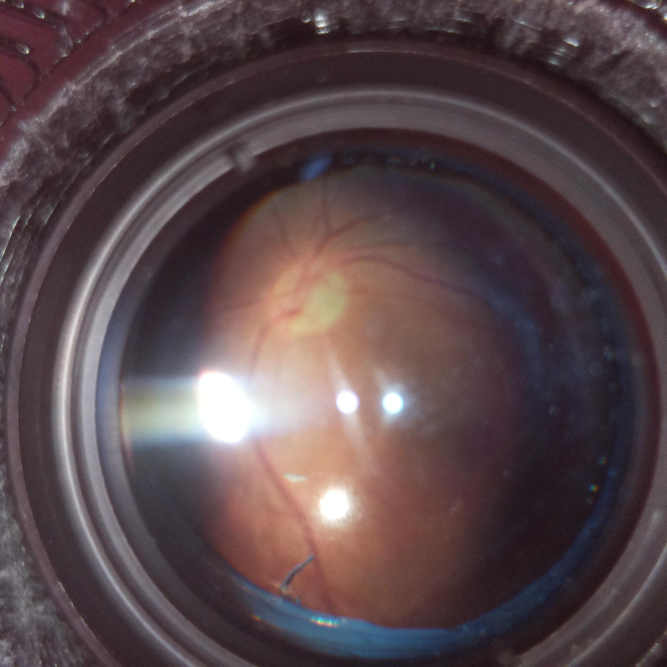
#> input picture Test1/ 11960_left.jpeg, 2000 x 2000 px (shown at 1/3 size)
$ python crop_circle.py 'Test1/ 11960_left.jpeg'
#> lines starting #> are read from the running program, lines starting #| are printed output that depends on the picture; after the words box and inside, x2 and y2 are one past the last pixel; in counts of white or black regions, pixels touching at a corner belong together
import cv2
import numpy as np
import argparse
from PIL import Image

def image_resize(image, width = None, height = None, inter = cv2.INTER_AREA):
    # initialize the dimensions of the image to be resized and
    # grab the image size
    dim = None
    (h, w) = image.shape[:2]

    # if both the width and height are None, then return the
    # original image
    if width is None and height is None:
        return image

    # check to see if the width is None
    if width is None:
        # calculate the ratio of the height and construct the
        # dimensions
        r = height / float(h)
        dim = (int(w * r), height)

    # otherwise, the height is None
    else:
        # calculate the ratio of the width and construct the
        # dimensions
        r = width / float(w)
        dim = (width, int(h * r))

    # resize the image
    resized = cv2.resize(image, dim, interpolation = inter)

    # return the resized image
    return resized

def get_circle(img):
    output = img.copy()

    gray = cv2.cvtColor(img, cv2.COLOR_BGR2GRAY)

    method = cv2.HOUGH_GRADIENT
    dp = 2
    minDist = 500
    minRadius = 200


    circles = cv2.HoughCircles(gray, method, dp, minDist, minRadius=minRadius)
    circles = np.round(circles[0, :]).astype('int')

    cropped_circle = circles[0]

    return cropped_circle

def get_cropped_image(img, cropped_circle):
    height, width, depth = img.shape
    mask = np.zeros((height, width), np.uint8)

    x, y , r = cropped_circle

    cv2.circle(mask, (x, y), r, (255, 255, 255), thickness=-1)
    masked_data = cv2.bitwise_and(img, img, mask=mask)
    _,thresh = cv2.threshold(mask, 1, 255, cv2.THRESH_BINARY)

    contours = cv2.findContours(thresh, cv2.RETR_EXTERNAL, cv2.CHAIN_APPROX_SIMPLE)
    x, y, w, h = cv2.boundingRect(contours[0])

    crop = masked_data[y:y+h, x:x+w]

    return crop

def pil_to_cv(img):
    img = img.convert('RGB')
    img = np.array(img)
    img = img[:, :, ::-1].copy()

    return img


def main():
    parser = argparse.ArgumentParser(description="Find circle within fundus image")
    parser.add_argument("image", help="Image file")

    args = parser.parse_args()
    image_file = args.image

    img = Image.open(image_file)
#> img is the input picture: PIL image 2000x2000 RGB; mean R, G, B 89.2, 72.3, 76.1
    img = pil_to_cv(img)


    img = image_resize(img, height=512)
#> in image_resize, `resized = cv2.resize(image, dim, interpolation = inter)`:
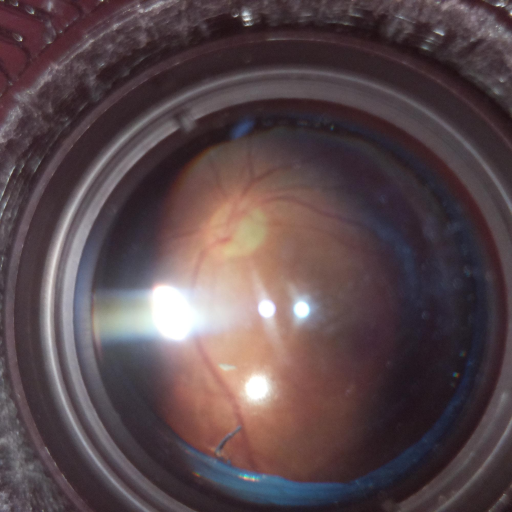
#> resized: shape (512, 512, 3); mean B, G, R 76.1, 72.3, 89.2

    circle = get_circle(img)
#> in get_circle, `gray = cv2.cvtColor(img, cv2.COLOR_BGR2GRAY)`:
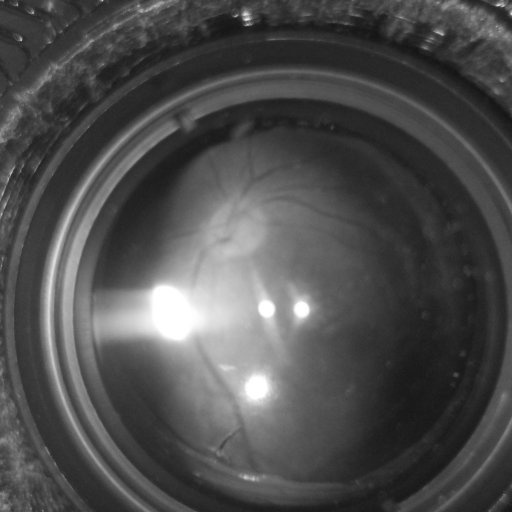
#> gray: shape (512, 512); min 20, max 255, mean 77.8
#> in get_circle, `circles = cv2.HoughCircles(gray, method, dp, minDist, minRadius=minRad..`: circles = [[291, 313, 241]]
#> in get_circle, `cropped_circle = circles[0]`: cropped_circle = [291, 313, 241]
#> circle = [291, 313, 241]
    cropped_circle = get_cropped_image(img, circle)
#> in get_cropped_image, `x, y , r = cropped_circle`: x = 291; y = 313; r = 241
#> in get_cropped_image, `cv2.circle(mask, (x, y), r, (255, 255, 255), thickness=-1)`:
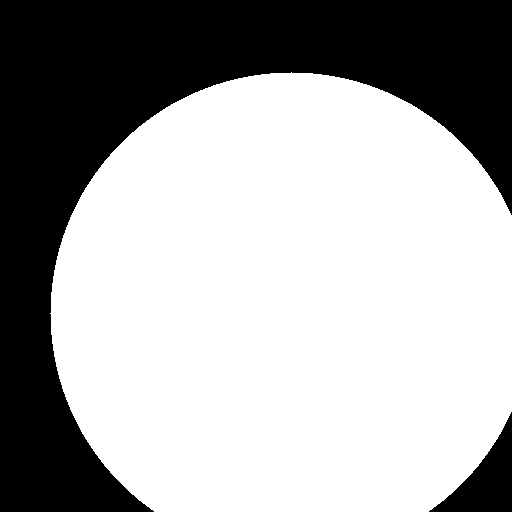
#> mask: shape (512, 512); 65.6% white; 2 black regions
#> in get_cropped_image, `masked_data = cv2.bitwise_and(img, img, mask=mask)`:
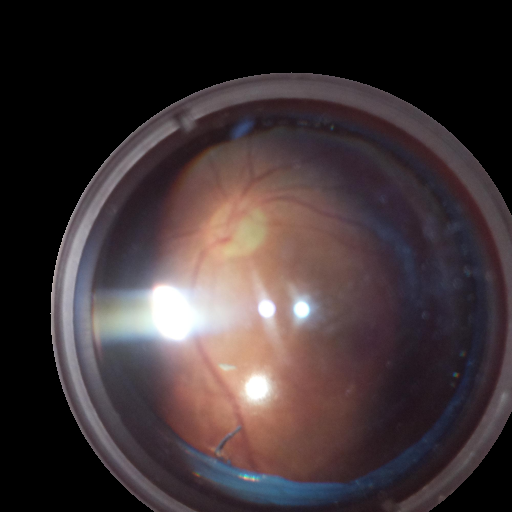
#> masked_data: shape (512, 512, 3); mean B, G, R 53.9, 52.1, 63.6
#> in get_cropped_image, `contours = cv2.findContours(thresh, cv2.RETR_EXTERNAL, cv2.CHAIN_APPRO..`: contours = 1 contour; box (x1, y1, x2, y2) and area: (50, 72, 512, 512) 171156


    cv2.imshow("cropped", cropped_circle)
    cv2.waitKey(0)
    cv2.destroyAllWindows()

    # [10 lines of commented-out code are left out]


if __name__ == "__main__":
#> (the run stopped early here; a loop or call above may not have finished)

$ run again, on Test1/1019_left.jpeg
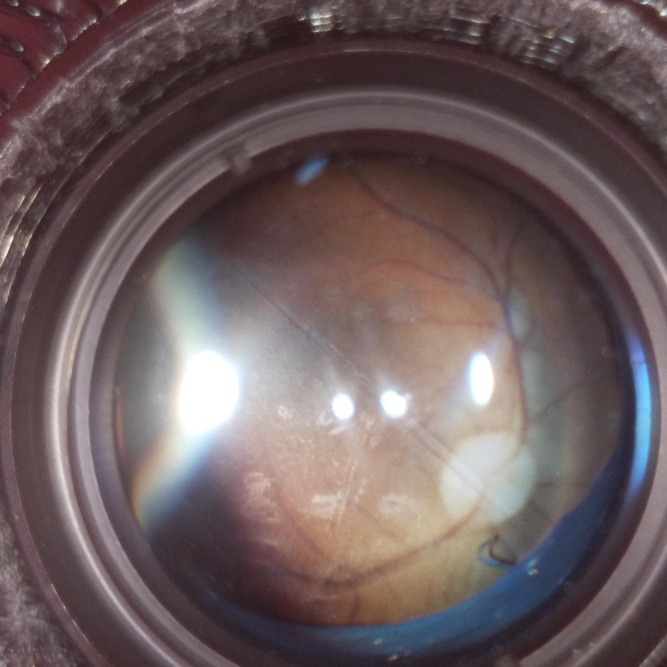
#> input picture Test1/1019_left.jpeg, 2000 x 2000 px (shown at 1/3 size)
#> in main, img is the input picture: PIL image 2000x2000 RGB; mean R, G, B 108.5, 93, 94.3
#> img: shape (2000, 2000, 3)
#> in get_circle, `circles = cv2.HoughCircles(gray, method, dp, minDist, minRadius=minRad..`: circles = [[289, 319, 244.8]]
#> in get_circle, `circles = np.round(circles[0, :]).astype('int')`: circles = [[289, 319, 245]]
#> cropped_circle = [289, 319, 245]
#> in get_cropped_image, `x, y , r = cropped_circle`: x = 289; y = 319; r = 245
#> in get_cropped_image, `cv2.circle(mask, (x, y), r, (255, 255, 255), thickness=-1)`:
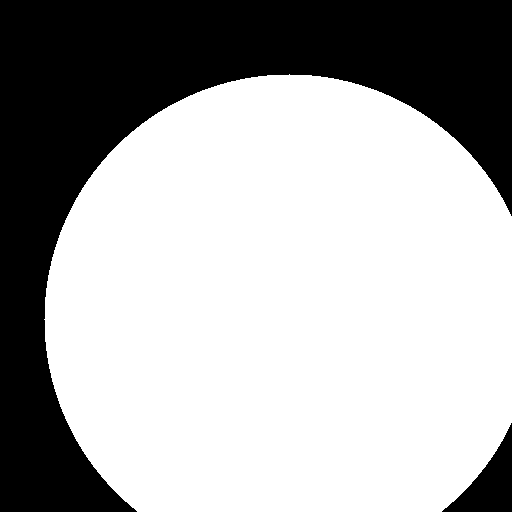
#> mask: shape (512, 512); 66.6% white; 2 black regions
#> in get_cropped_image, `masked_data = cv2.bitwise_and(img, img, mask=mask)`:
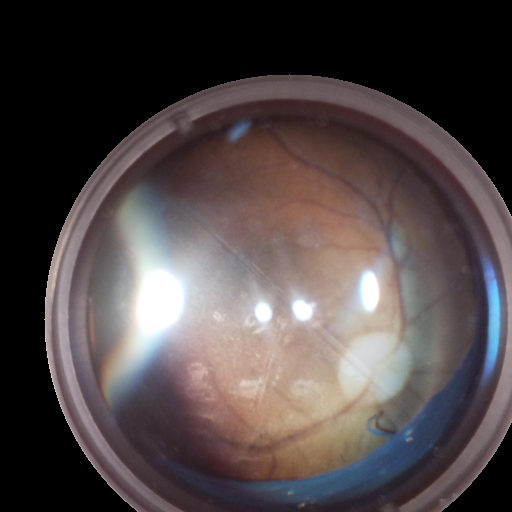
#> masked_data: shape (512, 512, 3); mean B, G, R 71.4, 71.1, 80.3
#> contours = 1 contour; box (x1, y1, x2, y2) and area: (44, 74, 512, 512) 173914

$ run again, on Test1/1117_right.jpeg
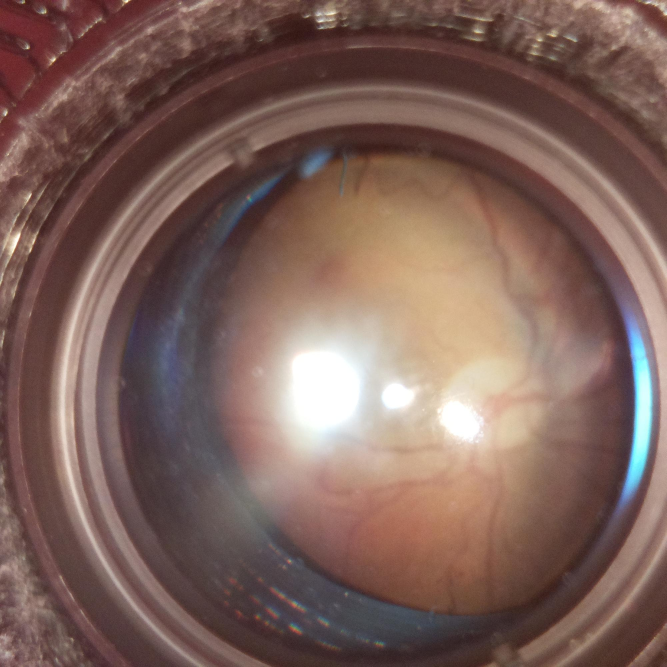
#> input picture Test1/1117_right.jpeg, 2000 x 2000 px (shown at 1/3 size)
#> in main, img is the input picture: PIL image 2000x2000 RGB; mean R, G, B 125.8, 98.3, 90.6
#> img: shape (2000, 2000, 3)
#> in get_circle, `circles = cv2.HoughCircles(gray, method, dp, minDist, minRadius=minRad..`: circles = [[293, 307, 241.4]]
#> in get_circle, `circles = np.round(circles[0, :]).astype('int')`: circles = [[293, 307, 241]]
#> cropped_circle = [293, 307, 241]
#> in get_cropped_image, `x, y , r = cropped_circle`: x = 293; y = 307; r = 241
#> in get_cropped_image, `cv2.circle(mask, (x, y), r, (255, 255, 255), thickness=-1)`:
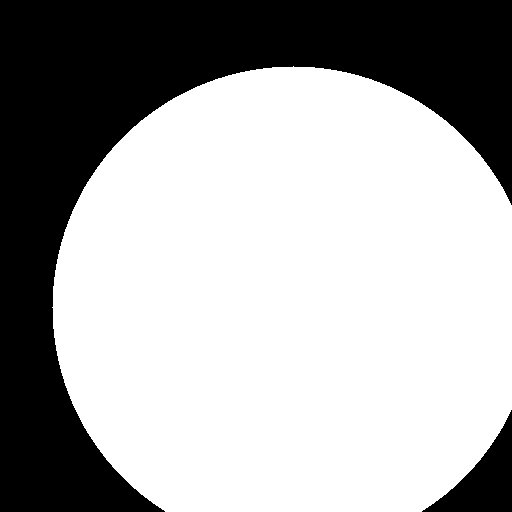
#> mask: shape (512, 512); 66% white; 2 black regions
#> in get_cropped_image, `masked_data = cv2.bitwise_and(img, img, mask=mask)`:
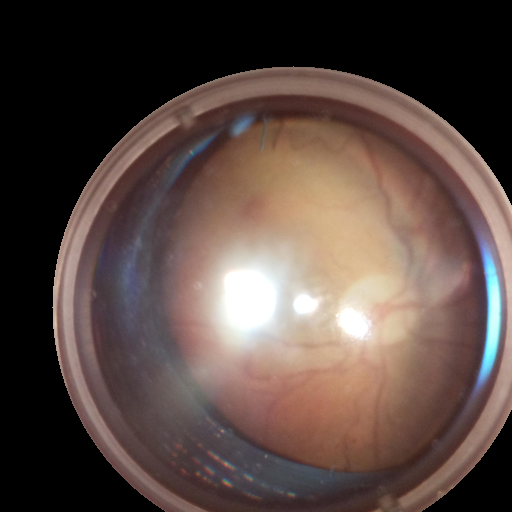
#> masked_data: shape (512, 512, 3); mean B, G, R 67, 72.9, 89.6
#> contours = 1 contour; box (x1, y1, x2, y2) and area: (52, 66, 512, 512) 172342

$ run again, on Test1/12541_right.jpeg
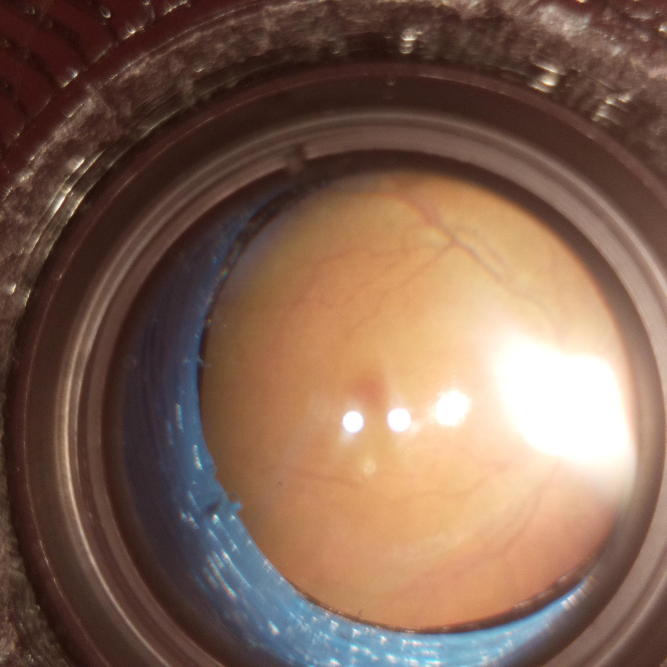
#> input picture Test1/12541_right.jpeg, 2000 x 2000 px (shown at 1/3 size)
#> in main, img is the input picture: PIL image 2000x2000 RGB; mean R, G, B 128.6, 99.4, 83.1
#> img: shape (2000, 2000, 3)
#> in get_circle, `circles = cv2.HoughCircles(gray, method, dp, minDist, minRadius=minRad..`: circles = [[291, 333, 219.6]]
#> in get_circle, `circles = np.round(circles[0, :]).astype('int')`: circles = [[291, 333, 220]]
#> cropped_circle = [291, 333, 220]
#> in get_cropped_image, `x, y , r = cropped_circle`: x = 291; y = 333; r = 220
#> in get_cropped_image, `cv2.circle(mask, (x, y), r, (255, 255, 255), thickness=-1)`:
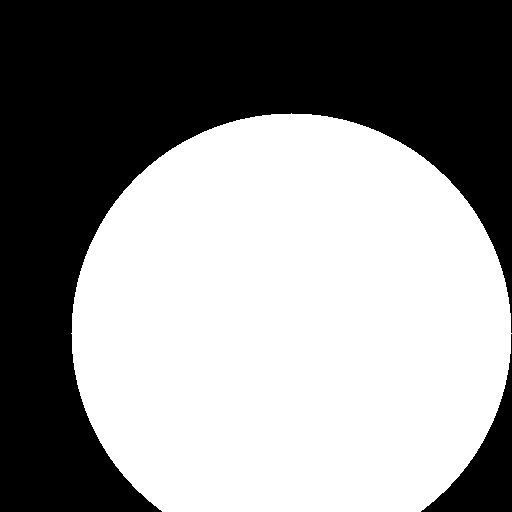
#> mask: shape (512, 512); 55.2% white; 2 black regions
#> in get_cropped_image, `masked_data = cv2.bitwise_and(img, img, mask=mask)`:
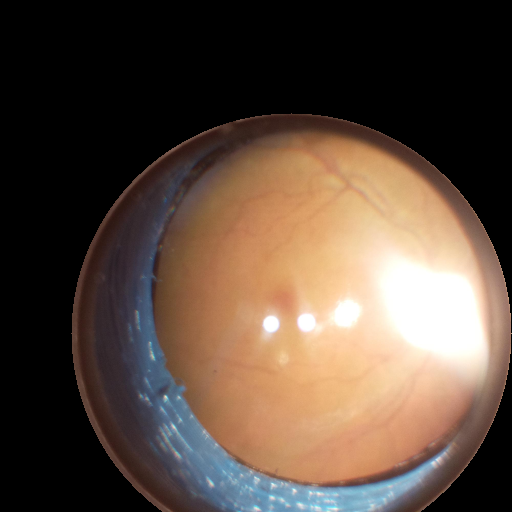
#> masked_data: shape (512, 512, 3); mean B, G, R 61.5, 73.7, 90.8
#> contours = 1 contour; box (x1, y1, x2, y2) and area: (71, 113, 512, 512) 144140
